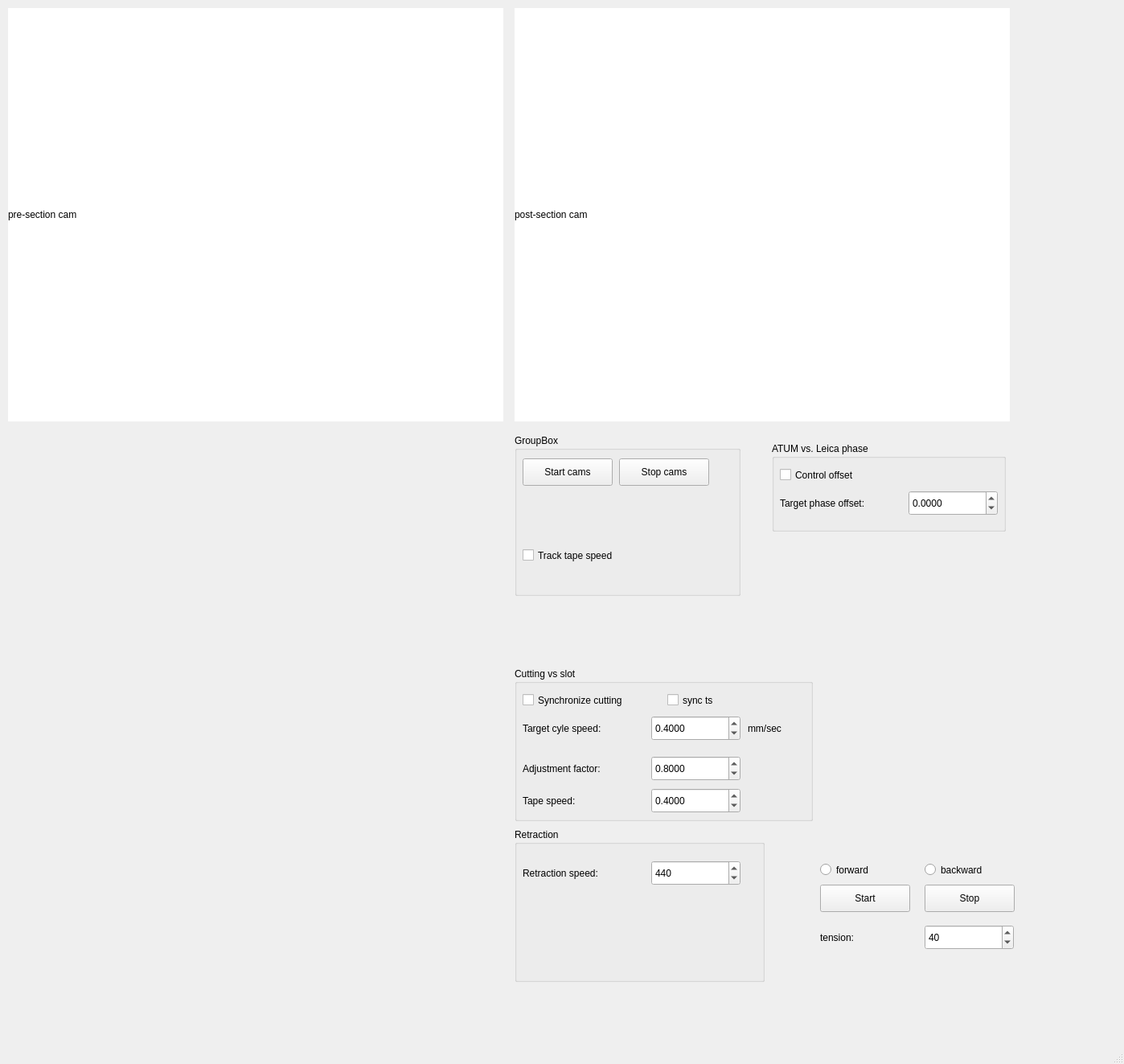
<?xml version="1.0" encoding="UTF-8"?>
<ui version="4.0">
 <class>MainWindow</class>
 <widget class="QMainWindow" name="MainWindow">
  <property name="geometry">
   <rect>
    <x>0</x>
    <y>0</y>
    <width>1398</width>
    <height>1323</height>
   </rect>
  </property>
  <property name="windowTitle">
   <string>MainWindow</string>
  </property>
  <widget class="QWidget" name="centralwidget">
   <widget class="QLabel" name="_cam_presection">
    <property name="geometry">
     <rect>
      <x>10</x>
      <y>10</y>
      <width>616</width>
      <height>514</height>
     </rect>
    </property>
    <property name="autoFillBackground">
     <bool>false</bool>
    </property>
    <property name="styleSheet">
     <string notr="true">background: rgb(255,255,255)</string>
    </property>
    <property name="text">
     <string>pre-section cam</string>
    </property>
   </widget>
   <widget class="QLabel" name="_cam_postsection">
    <property name="geometry">
     <rect>
      <x>640</x>
      <y>10</y>
      <width>616</width>
      <height>514</height>
     </rect>
    </property>
    <property name="styleSheet">
     <string notr="true">background: rgb(255,255,255)</string>
    </property>
    <property name="text">
     <string>post-section cam</string>
    </property>
   </widget>
   <widget class="QGroupBox" name="groupBox">
    <property name="geometry">
     <rect>
      <x>640</x>
      <y>540</y>
      <width>281</width>
      <height>201</height>
     </rect>
    </property>
    <property name="title">
     <string>GroupBox</string>
    </property>
    <widget class="QPushButton" name="btn_StartCams">
     <property name="geometry">
      <rect>
       <x>10</x>
       <y>30</y>
       <width>112</width>
       <height>34</height>
      </rect>
     </property>
     <property name="text">
      <string>Start cams</string>
     </property>
    </widget>
    <widget class="QPushButton" name="btn_StopCams">
     <property name="geometry">
      <rect>
       <x>130</x>
       <y>30</y>
       <width>112</width>
       <height>34</height>
      </rect>
     </property>
     <property name="text">
      <string>Stop cams</string>
     </property>
    </widget>
    <widget class="QCheckBox" name="cbx_TrackSpeed">
     <property name="geometry">
      <rect>
       <x>10</x>
       <y>130</y>
       <width>161</width>
       <height>41</height>
      </rect>
     </property>
     <property name="text">
      <string>Track tape speed</string>
     </property>
     <property name="checked">
      <bool>false</bool>
     </property>
    </widget>
   </widget>
   <widget class="PlotWidget" name="pg_sync" native="true">
    <property name="geometry">
     <rect>
      <x>10</x>
      <y>540</y>
      <width>616</width>
      <height>331</height>
     </rect>
    </property>
   </widget>
   <widget class="PlotWidget" name="pg_phasediff" native="true">
    <property name="geometry">
     <rect>
      <x>10</x>
      <y>890</y>
      <width>616</width>
      <height>331</height>
     </rect>
    </property>
   </widget>
   <widget class="QGroupBox" name="groupBox_2">
    <property name="geometry">
     <rect>
      <x>640</x>
      <y>1030</y>
      <width>311</width>
      <height>191</height>
     </rect>
    </property>
    <property name="title">
     <string>Retraction</string>
    </property>
    <widget class="QLabel" name="label_2">
     <property name="geometry">
      <rect>
       <x>10</x>
       <y>40</y>
       <width>141</width>
       <height>31</height>
      </rect>
     </property>
     <property name="text">
      <string>Retraction speed:</string>
     </property>
    </widget>
    <widget class="QSpinBox" name="sbx_retractionSpeed">
     <property name="geometry">
      <rect>
       <x>170</x>
       <y>40</y>
       <width>111</width>
       <height>31</height>
      </rect>
     </property>
     <property name="keyboardTracking">
      <bool>false</bool>
     </property>
     <property name="minimum">
      <number>1</number>
     </property>
     <property name="maximum">
      <number>6000</number>
     </property>
     <property name="value">
      <number>440</number>
     </property>
    </widget>
   </widget>
   <widget class="QGroupBox" name="groupBox_3">
    <property name="geometry">
     <rect>
      <x>640</x>
      <y>830</y>
      <width>371</width>
      <height>191</height>
     </rect>
    </property>
    <property name="title">
     <string>Cutting vs slot</string>
    </property>
    <widget class="QLabel" name="label_5">
     <property name="geometry">
      <rect>
       <x>10</x>
       <y>60</y>
       <width>161</width>
       <height>31</height>
      </rect>
     </property>
     <property name="text">
      <string>Target cyle speed:</string>
     </property>
    </widget>
    <widget class="QDoubleSpinBox" name="sbx_targetCycleSpeed">
     <property name="geometry">
      <rect>
       <x>170</x>
       <y>60</y>
       <width>111</width>
       <height>31</height>
      </rect>
     </property>
     <property name="keyboardTracking">
      <bool>false</bool>
     </property>
     <property name="decimals">
      <number>4</number>
     </property>
     <property name="minimum">
      <double>0.000000000000000</double>
     </property>
     <property name="maximum">
      <double>1000.000000000000000</double>
     </property>
     <property name="singleStep">
      <double>0.010000000000000</double>
     </property>
     <property name="value">
      <double>0.400000000000000</double>
     </property>
    </widget>
    <widget class="QCheckBox" name="cbx_synCutting">
     <property name="geometry">
      <rect>
       <x>10</x>
       <y>20</y>
       <width>171</width>
       <height>41</height>
      </rect>
     </property>
     <property name="text">
      <string>Synchronize cutting</string>
     </property>
     <property name="checked">
      <bool>false</bool>
     </property>
    </widget>
    <widget class="QLabel" name="label_6">
     <property name="geometry">
      <rect>
       <x>10</x>
       <y>110</y>
       <width>141</width>
       <height>31</height>
      </rect>
     </property>
     <property name="text">
      <string>Adjustment factor:</string>
     </property>
    </widget>
    <widget class="QDoubleSpinBox" name="sbx_cycleFactor">
     <property name="geometry">
      <rect>
       <x>170</x>
       <y>110</y>
       <width>111</width>
       <height>31</height>
      </rect>
     </property>
     <property name="keyboardTracking">
      <bool>false</bool>
     </property>
     <property name="decimals">
      <number>4</number>
     </property>
     <property name="minimum">
      <double>-1000.000000000000000</double>
     </property>
     <property name="maximum">
      <double>1000.000000000000000</double>
     </property>
     <property name="value">
      <double>0.800000000000000</double>
     </property>
    </widget>
    <widget class="QLabel" name="label_7">
     <property name="geometry">
      <rect>
       <x>10</x>
       <y>150</y>
       <width>141</width>
       <height>31</height>
      </rect>
     </property>
     <property name="text">
      <string>Tape speed:</string>
     </property>
    </widget>
    <widget class="QLabel" name="label_8">
     <property name="geometry">
      <rect>
       <x>290</x>
       <y>60</y>
       <width>71</width>
       <height>31</height>
      </rect>
     </property>
     <property name="text">
      <string>mm/sec</string>
     </property>
    </widget>
    <widget class="QDoubleSpinBox" name="sbx_tapeSpeed">
     <property name="geometry">
      <rect>
       <x>170</x>
       <y>150</y>
       <width>111</width>
       <height>31</height>
      </rect>
     </property>
     <property name="keyboardTracking">
      <bool>false</bool>
     </property>
     <property name="decimals">
      <number>4</number>
     </property>
     <property name="minimum">
      <double>-1000.000000000000000</double>
     </property>
     <property name="maximum">
      <double>1000.000000000000000</double>
     </property>
     <property name="singleStep">
      <double>0.050000000000000</double>
     </property>
     <property name="value">
      <double>0.400000000000000</double>
     </property>
    </widget>
    <widget class="QCheckBox" name="cbx_synTS">
     <property name="geometry">
      <rect>
       <x>190</x>
       <y>20</y>
       <width>141</width>
       <height>41</height>
      </rect>
     </property>
     <property name="text">
      <string>sync ts</string>
     </property>
     <property name="checked">
      <bool>false</bool>
     </property>
    </widget>
   </widget>
   <widget class="QGroupBox" name="groupBox_4">
    <property name="geometry">
     <rect>
      <x>960</x>
      <y>550</y>
      <width>291</width>
      <height>111</height>
     </rect>
    </property>
    <property name="title">
     <string>ATUM vs. Leica phase</string>
    </property>
    <widget class="QDoubleSpinBox" name="sbx_targetphase">
     <property name="geometry">
      <rect>
       <x>170</x>
       <y>60</y>
       <width>111</width>
       <height>31</height>
      </rect>
     </property>
     <property name="keyboardTracking">
      <bool>false</bool>
     </property>
     <property name="decimals">
      <number>4</number>
     </property>
     <property name="minimum">
      <double>-1000.000000000000000</double>
     </property>
     <property name="maximum">
      <double>1000.000000000000000</double>
     </property>
    </widget>
    <widget class="QLabel" name="label_4">
     <property name="geometry">
      <rect>
       <x>10</x>
       <y>60</y>
       <width>161</width>
       <height>31</height>
      </rect>
     </property>
     <property name="text">
      <string>Target phase offset:</string>
     </property>
    </widget>
    <widget class="QCheckBox" name="cbx_synOffset">
     <property name="geometry">
      <rect>
       <x>10</x>
       <y>20</y>
       <width>141</width>
       <height>41</height>
      </rect>
     </property>
     <property name="text">
      <string>Control offset</string>
     </property>
     <property name="checked">
      <bool>false</bool>
     </property>
    </widget>
   </widget>
   <widget class="QPushButton" name="btn_TapeStop">
    <property name="geometry">
     <rect>
      <x>1150</x>
      <y>1100</y>
      <width>112</width>
      <height>34</height>
     </rect>
    </property>
    <property name="text">
     <string>Stop</string>
    </property>
   </widget>
   <widget class="QPushButton" name="btn_TapeStart">
    <property name="geometry">
     <rect>
      <x>1020</x>
      <y>1100</y>
      <width>112</width>
      <height>34</height>
     </rect>
    </property>
    <property name="text">
     <string>Start</string>
    </property>
   </widget>
   <widget class="QRadioButton" name="radiobtn_forward">
    <property name="geometry">
     <rect>
      <x>1020</x>
      <y>1070</y>
      <width>111</width>
      <height>23</height>
     </rect>
    </property>
    <property name="text">
     <string>forward</string>
    </property>
   </widget>
   <widget class="QRadioButton" name="radiobtn_backward">
    <property name="geometry">
     <rect>
      <x>1150</x>
      <y>1070</y>
      <width>111</width>
      <height>23</height>
     </rect>
    </property>
    <property name="text">
     <string>backward</string>
    </property>
   </widget>
   <widget class="QDoubleSpinBox" name="sbx_tapeTension">
    <property name="geometry">
     <rect>
      <x>1150</x>
      <y>1150</y>
      <width>111</width>
      <height>31</height>
     </rect>
    </property>
    <property name="keyboardTracking">
     <bool>false</bool>
    </property>
    <property name="decimals">
     <number>0</number>
    </property>
    <property name="minimum">
     <double>-1000.000000000000000</double>
    </property>
    <property name="maximum">
     <double>100.000000000000000</double>
    </property>
    <property name="singleStep">
     <double>1.000000000000000</double>
    </property>
    <property name="value">
     <double>40.000000000000000</double>
    </property>
   </widget>
   <widget class="QLabel" name="label_9">
    <property name="geometry">
     <rect>
      <x>1020</x>
      <y>1150</y>
      <width>111</width>
      <height>31</height>
     </rect>
    </property>
    <property name="text">
     <string>tension:</string>
    </property>
   </widget>
  </widget>
  <widget class="QMenuBar" name="menubar">
   <property name="geometry">
    <rect>
     <x>0</x>
     <y>0</y>
     <width>1398</width>
     <height>31</height>
    </rect>
   </property>
  </widget>
  <widget class="QStatusBar" name="statusbar"/>
 </widget>
 <customwidgets>
  <customwidget>
   <class>PlotWidget</class>
   <extends>QWidget</extends>
   <header>pyqtgraph</header>
   <container>1</container>
  </customwidget>
 </customwidgets>
 <resources/>
 <connections/>
</ui>
